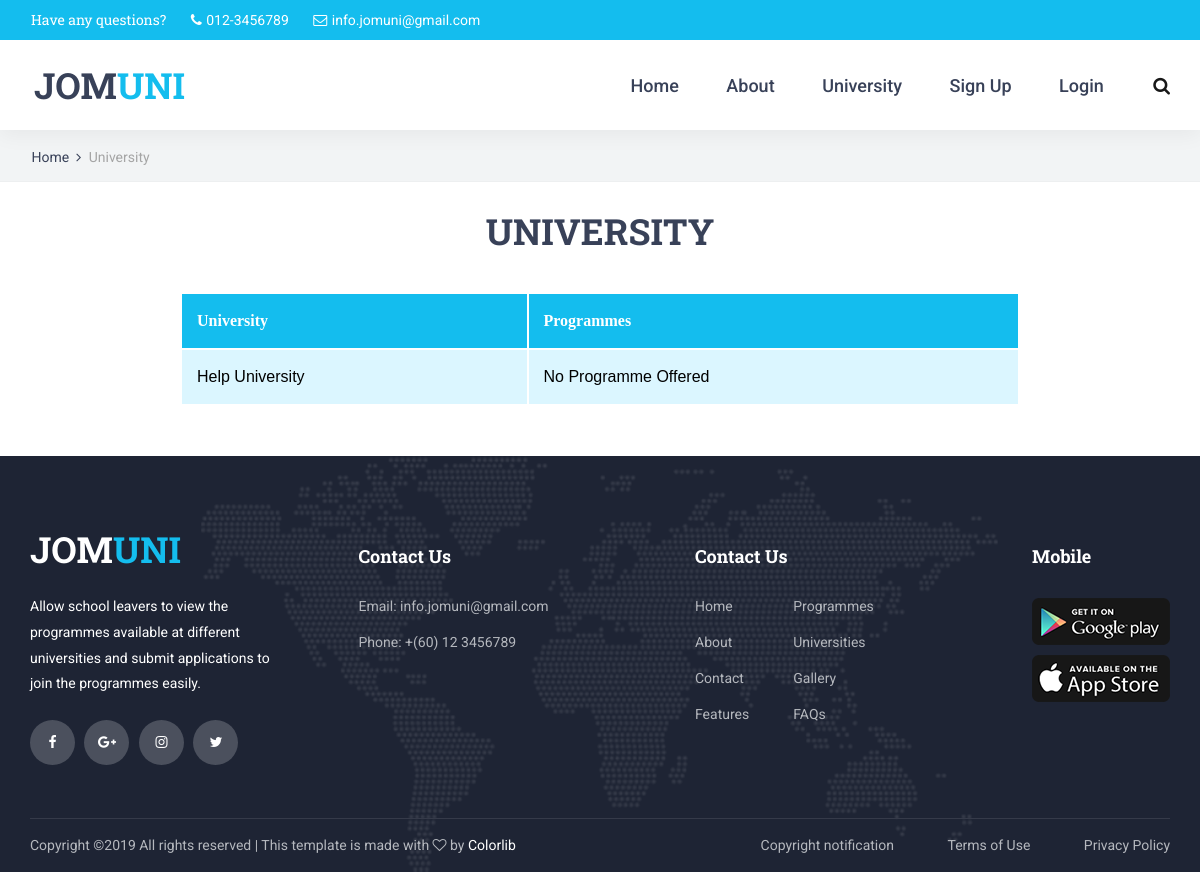
Before: /university.php with the older database file.
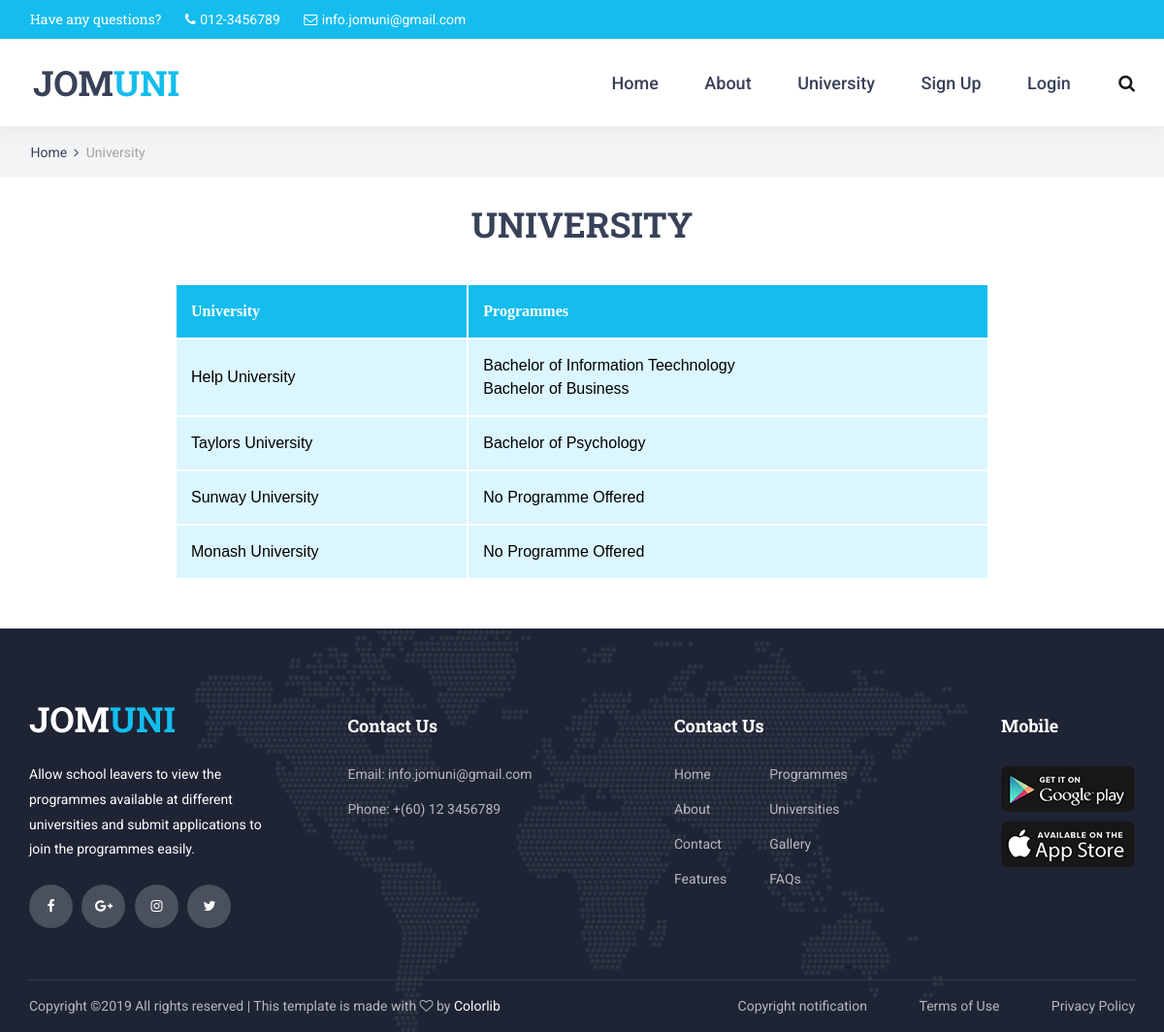
After: the same page with the newer database file.
### tables this page shows
CREATE TABLE `university` (
  `universityID` int(5) NOT NULL,
  `universityName` varchar(60) NOT NULL
);

### university.php (the view, shortened to what this page needs)
<!DOCTYPE html>
<html lang="en">
<head>
<link rel="stylesheet" type="text/css" href="styles/bootstrap4/bootstrap.min.css">
<link href="plugins/font-awesome-4.7.0/css/font-awesome.min.css" rel="stylesheet" type="text/css">
<link href="plugins/colorbox/colorbox.css" rel="stylesheet" type="text/css">
<link rel="stylesheet" type="text/css" href="plugins/OwlCarousel2-2.2.1/owl.carousel.css">
<link rel="stylesheet" type="text/css" href="plugins/OwlCarousel2-2.2.1/owl.theme.default.css">
<link rel="stylesheet" type="text/css" href="plugins/OwlCarousel2-2.2.1/animate.css">
<link rel="stylesheet" type="text/css" href="styles/courses.css">
<link rel="stylesheet" type="text/css" href="styles/courses_responsive.css">
</head>
<body>
<div class="super_container">
<?php
include("server.php");
if(isset($_SESSION['logged'])){
	include("headerLogin.php");
} else{
	 include("header.php");
  }
?>
<div class="home">
  <div class="breadcrumbs_container">
    <div class="container">
      <div class="row">
        <div class="col">
          <div class="breadcrumbs">
            <ul>
              <li><a href="index.html">Home</a></li>
              <li>University</li>
            </ul>
          </div>
        </div>
      </div>
    </div>
  </div>
</div>
<body>
<h2>University</h2>
  <div>
  <table>
    <thead>
      <tr>
        <th>University</th>
        <th>Programmes</th>
      </tr>
    </thead>
    <tbody>
    <?php
    $Universities = $connect->query("SELECT universityID AS ID, universityName AS Name FROM university");
    foreach ($Universities as $university){
      $list = "";
      $listOfProgramme = $connect->query("SELECT programmeName AS Name FROM programme WHERE universityID = ".$university['ID'].";");
      if(($listOfProgramme->num_rows) < 1){
        $list = "No Programme Offered";
      } else {
        $ProgrammeArray = array();
        foreach($listOfProgramme as $programme){
          array_push($ProgrammeArray, $programme['Name']);
        }
        $list = join("\n",$ProgrammeArray);
      }
      echo "<tr><td>" . $university['Name'] . "</td>";
      echo "<td>" . nl2br($list) . "</td></tr>";
    }
    ?>
  </tbody>
</table>
</div>
<?php include("footer.php")?>
</body>
</html>

### header.php (shortened to what this page needs)
<header class="header">
  <div class="top_bar">
    <div class="top_bar_container">
      <div class="container">
        <div class="row">
          <div class="col">
            <div class="top_bar_content d-flex flex-row align-items-center justify-content-start">
              <ul class="top_bar_contact_list">
                <li><div class="question">Have any questions?</div></li>
                <li>
                  <i class="fa fa-phone" aria-hidden="true"></i>
                  <div>012-3456789</div>
                </li>
                <li>
                  <i class="fa fa-envelope-o" aria-hidden="true"></i>
                  <div>info.jomuni@gmail.com</div>
                </li>
              </ul>
            </div>
          </div>
        </div>
      </div>
    </div>
  </div>
  <div class="header_container">
    <div class="container">
      <div class="row">
        <div class="col">
          <div class="header_content d-flex flex-row align-items-center justify-content-start">
            <div class="logo_container">
              <a href="#">
                <div class="logo_text">JOM<span>UNI</span></div>
              </a>
            </div>
            <nav class="main_nav_contaner ml-auto">
              <ul class="main_nav">
                <li><a href="index.php">Home</a></li>
                <li><a href="about.php">About</a></li>
                <li><a href="university.php">University</a></li>
                <li><a href="signup.php">Sign Up</a></li>
                <li><a href="login.php">Login</a></li>
              </ul>
              <div class="search_button"><i class="fa fa-search" aria-hidden="true"></i></div>
            </nav>
          </div>
        </div>
      </div>
    </div>
  </div>
</header>

### footer.php
<footer class="footer">
  <div class="footer_background" style="background-image:url(images/footer_background.png)"></div>
  <div class="container">
    <div class="row footer_row">
      <div class="col">
        <div class="footer_content">
          <div class="row">
            <div class="col-lg-3 footer_col">
              <div class="footer_section footer_about">
                <div class="footer_logo_container">
                  <a href="#">
                    <div class="footer_logo_text">JOM<span>UNI</span></div>
                  </a>
                </div>
                <div class="footer_about_text">
                  <p>Allow school leavers to view the programmes available at different universities and submit applications to join the programmes easily.</p>
                </div>
                <div class="footer_social">
                  <ul>
                    <li><a href="#"><i class="fa fa-facebook" aria-hidden="true"></i></a></li>
                    <li><a href="#"><i class="fa fa-google-plus" aria-hidden="true"></i></a></li>
                    <li><a href="#"><i class="fa fa-instagram" aria-hidden="true"></i></a></li>
                    <li><a href="#"><i class="fa fa-twitter" aria-hidden="true"></i></a></li>
                  </ul>
                </div>
              </div>
            </div>
            <div class="col-lg-3 footer_col">
              <div class="footer_section footer_contact">
                <div class="footer_title">Contact Us</div>
                <div class="footer_contact_info">
                  <ul>
                    <li>Email: info.jomuni@gmail.com</li>
                    <li>Phone:  +(60) 12 3456789</li>
                  </ul>
                </div>
              </div>
            </div>
            <div class="col-lg-3 footer_col">
              <div class="footer_section footer_links">
                <div class="footer_title">Contact Us</div>
                <div class="footer_links_container">
                  <ul>
                    <li><a href="index.php">Home</a></li>
                    <li><a href="about.php">About</a></li>
                    <li><a href="contact.php">Contact</a></li>
                    <li><a href="#">Features</a></li>
                    <li><a href="programme.php">Programmes</a></li>
                    <li><a href="#">Universities</a></li>
                    <li><a href="#">Gallery</a></li>
                    <li><a href="#">FAQs</a></li>
                  </ul>
                </div>
              </div>
            </div>
            <div class="col-lg-3 footer_col clearfix">
              <div class="footer_section footer_mobile">
                <div class="footer_title">Mobile</div>
                <div class="footer_mobile_content">
                  <div class="footer_image"><a href="#"><img src="images/mobile_1.png" alt=""></a></div>
                  <div class="footer_image"><a href="#"><img src="images/mobile_2.png" alt=""></a></div>
                </div>
              </div>
            </div>
          </div>
        </div>
      </div>
    </div>
    <div class="row copyright_row">
      <div class="col">
        <div class="copyright d-flex flex-lg-row flex-column align-items-center justify-content-start">
          <div class="cr_text">
Copyright &copy;<script>document.write(new Date().getFullYear());</script> All rights reserved | This template is made with <i class="fa fa-heart-o" aria-hidden="true"></i> by <a href="https://colorlib.com" target="_blank">Colorlib</a>
</div>
          <div class="ml-lg-auto cr_links">
            <ul class="cr_list">
              <li><a href="#">Copyright notification</a></li>
              <li><a href="#">Terms of Use</a></li>
              <li><a href="#">Privacy Policy</a></li>
            </ul>
          </div>
        </div>
      </div>
    </div>
  </div>
</footer>
</div>

### university.php (style rules this page uses)
h2 { font-family: 'Roboto Slab', serif; font-weight: 700; -webkit-font-smoothing: antialiased; -webkit-text-shadow: rgba(0,0,0,.01) 0 0 1px; text-shadow: rgba(0,0,0,.01) 0 0 1px; color: #384158; text-transform: uppercase; text-align: center; line-height: 1.66; margin: 0; padding: 0; margin-bottom: 20px; margin-top: 20px; }
table { border-collapse: collapse; width: 70%; margin-bottom: 50px; margin-top: 30px; margin-left:15%; margin-right: 15%; padding: 0; }
th, td { text-align: left; padding: 15px; color: black; font-family: "Comic Sans MS", cursive, sans-serif; background-color: #dbf6ff; font-size: 16px; border: 2px solid #ccc; border-color: white; }
th { background-color: #14bdee; color: white; font-family: Georgia, serif; font-weight: bold; font-size: 16px; }

Changed rows visible on the page:
computed for university "Help University": list "No Programme Offered" → "Bachelor of Information Teechnology Bachelor of Business"
added university: universityName "Taylors University", list "Bachelor of Psychology"
added university: universityName "Sunway University", list "No Programme Offered"
added university: universityName "Monash University", list "No Programme Offered"
